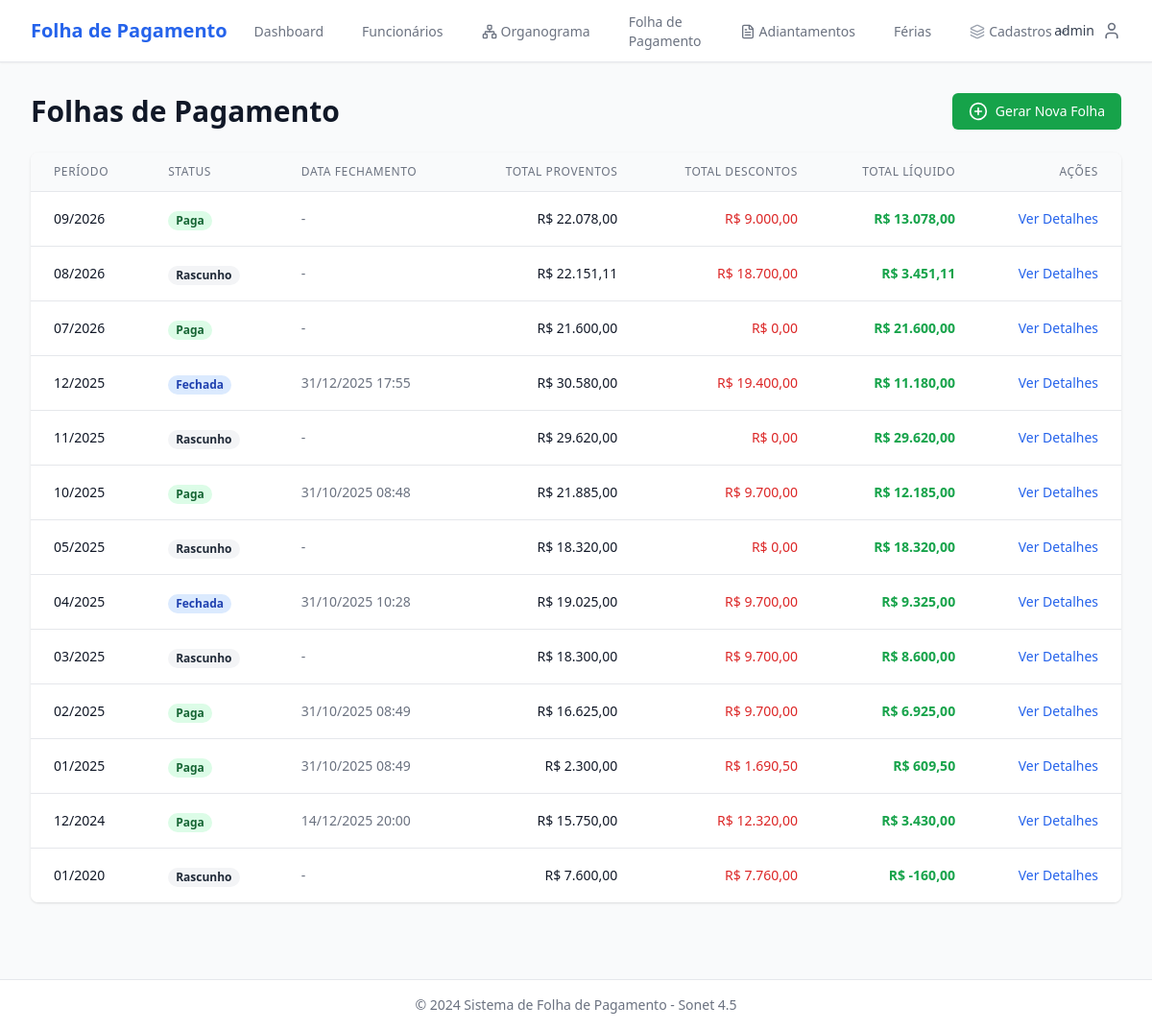
Page /folha/ (signed in) on the earlier database version.
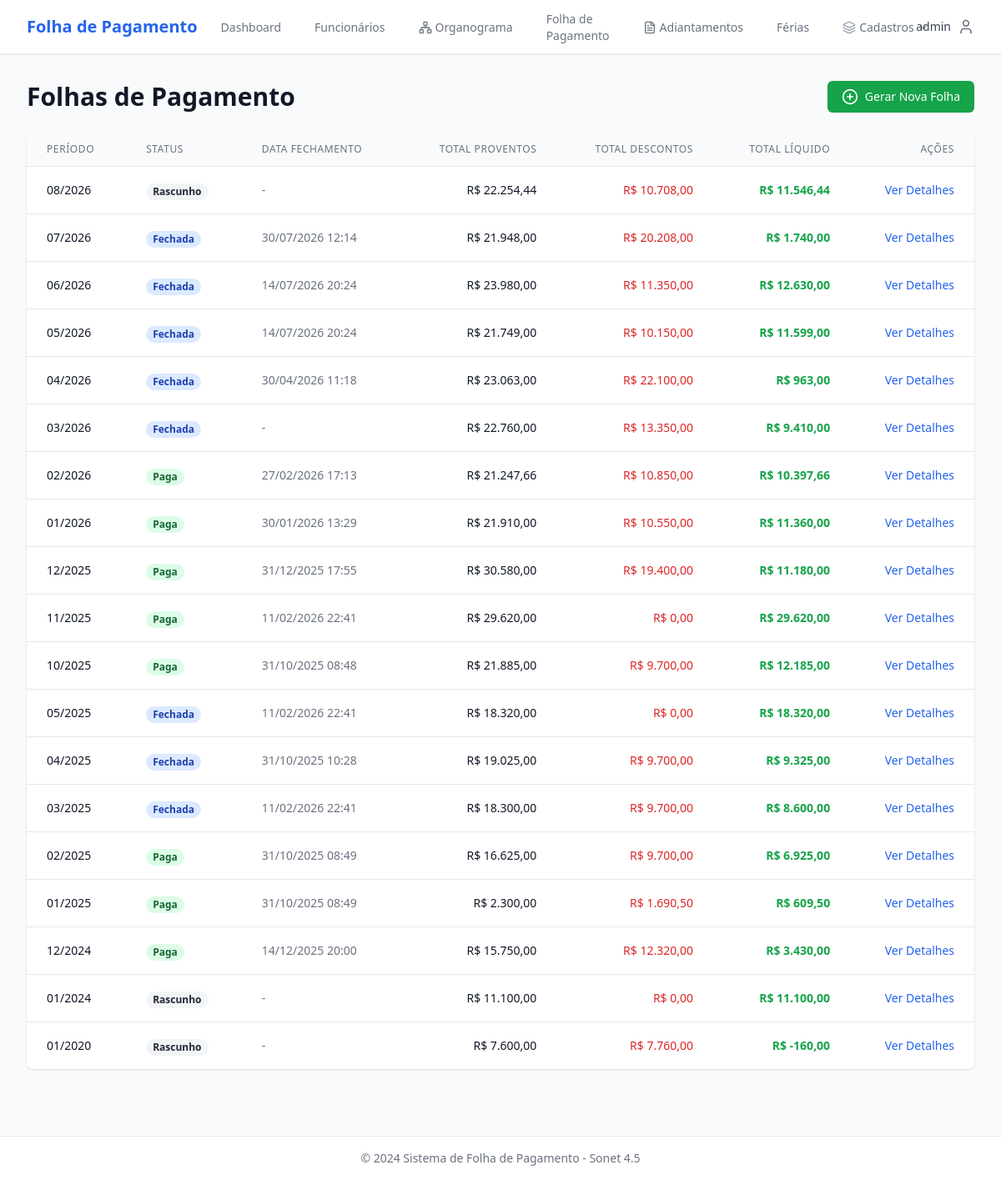
Same page on the later database version.
### folha/models.py (models this page shows, shortened)
class FolhaPagamento(TimeStampedModel):
    STATUS_CHOICES = [
        ('R', 'Rascunho'),
        ('F', 'Fechada'),
        ('P', 'Paga'),
        ('C', 'Cancelada'),
    ]
    mes = models.IntegerField('Mês', validators=[MinValueValidator(1)])
    ano = models.IntegerField('Ano', validators=[MinValueValidator(2000)])
    data_fechamento = models.DateTimeField('Data de Fechamento', null=True, blank=True)
    status = models.CharField('Status', max_length=1, choices=STATUS_CHOICES, default='R')
    contratos_ativos = models.ManyToManyField(
        Contrato,
        verbose_name='Contratos Ativos',
        related_name='folhas',
        blank=True
    )
    observacoes = models.TextField('Observações', blank=True)
    class Meta:
        verbose_name = 'Folha de Pagamento'
        verbose_name_plural = 'Folhas de Pagamento'
        ordering = ['-ano', '-mes']
        unique_together = ['mes', 'ano']
    @property
    def periodo_referencia(self):
        return f"{self.mes:02d}/{self.ano}"
    @property
    def total_proventos(self):
        total = self.itens.filter(
            provento_desconto__tipo='P'
        ).aggregate(total=Sum('valor_lancado'))['total'] or Decimal('0.00')
        return total
    @property
    def total_descontos(self):
        total = self.itens.filter(
            provento_desconto__tipo='D'
        ).aggregate(total=Sum('valor_lancado'))['total'] or Decimal('0.00')
        return total
    @property
    def total_liquido(self):
        return self.total_proventos - self.total_descontos

### folha/views.py (the view)
# urls.py: path('', views.folha_list, name='list'),
@login_required
def folha_list(request):
    folhas = FolhaPagamento.objects.all().order_by('-ano', '-mes')
    context = {
        'folhas': folhas,
    }
    return render(request, 'folha/folha_list.html', context)

### templates/folha/folha_list.html (shortened to what this page needs)
{% extends 'base.html' %}
{% block content %}
<div class="space-y-6">
    <div class="flex justify-between items-center">
        <h1 class="text-3xl font-bold text-gray-900">Folhas de Pagamento</h1>
        <a href="{% url 'folha:gerar' %}" class="inline-flex items-center px-4 py-2 border border-transparent text-sm font-medium rounded-md shadow-sm text-white bg-green-600 hover:bg-green-700">
            <i data-lucide="plus-circle" class="w-5 h-5 mr-2"></i>
            Gerar Nova Folha
        </a>
    </div>
    <div class="bg-white shadow rounded-lg overflow-hidden">
        <table class="min-w-full divide-y divide-gray-200">
            <thead class="bg-gray-50">
                <tr>
                    <th class="px-6 py-3 text-left text-xs font-medium text-gray-500 uppercase tracking-wider">Período</th>
                    <th class="px-6 py-3 text-left text-xs font-medium text-gray-500 uppercase tracking-wider">Status</th>
                    <th class="px-6 py-3 text-left text-xs font-medium text-gray-500 uppercase tracking-wider">Data Fechamento</th>
                    <th class="px-6 py-3 text-right text-xs font-medium text-gray-500 uppercase tracking-wider">Total Proventos</th>
                    <th class="px-6 py-3 text-right text-xs font-medium text-gray-500 uppercase tracking-wider">Total Descontos</th>
                    <th class="px-6 py-3 text-right text-xs font-medium text-gray-500 uppercase tracking-wider">Total Líquido</th>
                    <th class="px-6 py-3 text-right text-xs font-medium text-gray-500 uppercase tracking-wider">Ações</th>
                </tr>
            </thead>
            <tbody class="bg-white divide-y divide-gray-200">
                {% for folha in folhas %}
                <tr class="hover:bg-gray-50">
                    <td class="px-6 py-4 whitespace-nowrap">
                        <div class="text-sm font-medium text-gray-900">{{ folha.periodo_referencia }}</div>
                    </td>
                    <td class="px-6 py-4 whitespace-nowrap">
                        {% if folha.status == 'R' %}
                            <span class="px-2 inline-flex text-xs leading-5 font-semibold rounded-full bg-gray-100 text-gray-800">Rascunho</span>
                        {% elif folha.status == 'F' %}
                            <span class="px-2 inline-flex text-xs leading-5 font-semibold rounded-full bg-blue-100 text-blue-800">Fechada</span>
                        {% elif folha.status == 'P' %}
                            <span class="px-2 inline-flex text-xs leading-5 font-semibold rounded-full bg-green-100 text-green-800">Paga</span>
                        {% else %}
                            <span class="px-2 inline-flex text-xs leading-5 font-semibold rounded-full bg-red-100 text-red-800">Cancelada</span>
                        {% endif %}
                    </td>
                    <td class="px-6 py-4 whitespace-nowrap text-sm text-gray-500">
                        {{ folha.data_fechamento|date:"d/m/Y H:i"|default:"-" }}
                    </td>
                    <td class="px-6 py-4 whitespace-nowrap text-sm text-right text-gray-900 font-medium">
                        R$ {{ folha.total_proventos|floatformat:2 }}
                    </td>
                    <td class="px-6 py-4 whitespace-nowrap text-sm text-right text-red-600 font-medium">
                        R$ {{ folha.total_descontos|floatformat:2 }}
                    </td>
                    <td class="px-6 py-4 whitespace-nowrap text-sm text-right text-green-600 font-bold">
                        R$ {{ folha.total_liquido|floatformat:2 }}
                    </td>
                    <td class="px-6 py-4 whitespace-nowrap text-right text-sm font-medium">
                        <a href="{% url 'folha:detail' folha.pk %}" class="text-blue-600 hover:text-blue-900">Ver Detalhes</a>
                    </td>
                </tr>
                {% empty %}
                <tr>
                    <td colspan="7" class="px-6 py-4 text-center text-sm text-gray-500">Nenhuma folha de pagamento encontrada.</td>
                </tr>
                {% endfor %}
            </tbody>
        </table>
    </div>
</div>
{% endblock %}

### templates/base.html (shortened to what this page needs)
{% load static %}
<!DOCTYPE html>
<html lang="pt-BR">
<head>
    <script src="https://cdn.tailwindcss.com"></script>
</head>
<body class="bg-gray-50 min-h-screen">
    <nav class="bg-white shadow-sm border-b border-gray-200">
        <div class="max-w-7xl mx-auto px-4 sm:px-6 lg:px-8">
            <div class="flex justify-between h-16">
                <div class="flex">
                    <div class="flex-shrink-0 flex items-center">
                        <h1 class="text-xl font-bold text-blue-600">Folha de Pagamento</h1>
                    </div>
                    <div class="hidden sm:ml-6 sm:flex sm:space-x-8">
                        <a href="{% url 'core:dashboard' %}" class="border-transparent text-gray-500 hover:border-gray-300 hover:text-gray-700 inline-flex items-center px-1 pt-1 border-b-2 text-sm font-medium">
                            Dashboard
                        </a>
                        <a href="{% url 'funcionarios:list' %}" class="border-transparent text-gray-500 hover:border-gray-300 hover:text-gray-700 inline-flex items-center px-1 pt-1 border-b-2 text-sm font-medium">
                            Funcionários
                        </a>
                        <a href="{% url 'funcionarios:organograma' %}" class="border-transparent text-gray-500 hover:border-gray-300 hover:text-gray-700 inline-flex items-center px-1 pt-1 border-b-2 text-sm font-medium">
                            <i data-lucide="network" class="w-4 h-4 mr-1"></i>
                            Organograma
                        </a>
                        <a href="{% url 'folha:list' %}" class="border-transparent text-gray-500 hover:border-gray-300 hover:text-gray-700 inline-flex items-center px-1 pt-1 border-b-2 text-sm font-medium">
                            Folha de Pagamento
                        </a>
                        <a href="{% url 'funcionarios:adiantamento_list' %}" class="border-transparent text-gray-500 hover:border-gray-300 hover:text-gray-700 inline-flex items-center px-1 pt-1 border-b-2 text-sm font-medium">
                            <i data-lucide="file-text" class="w-4 h-4 mr-1"></i>
                            Adiantamentos
                        </a>
                        <a href="{% url 'funcionarios:ferias_list' %}" class="border-transparent text-gray-500 hover:border-gray-300 hover:text-gray-700 inline-flex items-center px-1 pt-1 border-b-2 text-sm font-medium">
                            Férias
                        </a>
                        <div class="relative inline-flex items-center" x-data="{ openCadastros: false }">
                            <button @click="openCadastros = !openCadastros" type="button" class="border-transparent text-gray-500 hover:border-gray-300 hover:text-gray-700 inline-flex items-center px-1 pt-1 border-b-2 text-sm font-medium focus:outline-none">
                                <i data-lucide="layers" class="w-4 h-4 mr-1 text-gray-400"></i>
                                Cadastros
                                <i data-lucide="chevron-down" class="w-3.5 h-3.5 ml-1 text-gray-400"></i>
                            </button>
                        </div>
                    </div>
                </div>
                <div class="flex items-center">
                    {% if user.is_authenticated %}
                        <div class="ml-3 relative" x-data="{ open: false }">
                            <button @click="open = !open" class="flex items-center text-sm focus:outline-none focus:ring-2 focus:ring-offset-2 focus:ring-blue-500 rounded-full">
                                <span class="text-gray-700 mr-2">{{ user.username }}</span>
                                <i data-lucide="user" class="w-5 h-5 text-gray-500"></i>
                            </button>
                        </div>
                    {% endif %}
                </div>
            </div>
        </div>
    </nav>
    <main class="max-w-7xl mx-auto px-4 sm:px-6 lg:px-8 py-8">
        {% block content %}{% endblock %}
    </main>
    <footer class="bg-white border-t border-gray-200 mt-12">
        <div class="max-w-7xl mx-auto px-4 sm:px-6 lg:px-8 py-4">
            <p class="text-center text-sm text-gray-500">
                © 2024 Sistema de Folha de Pagamento - Sonet 4.5
            </p>
        </div>
    </footer>
</body>
</html>

Differences in the rows shown:
removed FolhaPagamento: periodo_referencia "08/2026", status "Rascunho", data_fechamento "-", total_proventos "22.151,11", total_descontos "18.700,00", total_liquido "3.451,11"
removed FolhaPagamento: periodo_referencia "07/2026", status "Paga", data_fechamento "-", total_proventos "21.600,00", total_descontos "0,00", total_liquido "21.600,00"
added FolhaPagamento: periodo_referencia "08/2026", status "Rascunho", data_fechamento "-", total_proventos "22.254,44", total_descontos "10.708,00", total_liquido "11.546,44"
added FolhaPagamento: periodo_referencia "07/2026", status "Fechada", data_fechamento "30/07/2026 12:14", total_proventos "21.948,00", total_descontos "20.208,00", total_liquido "1.740,00"
added FolhaPagamento: periodo_referencia "06/2026", status "Fechada", data_fechamento "14/07/2026 20:24", total_proventos "23.980,00", total_descontos "11.350,00", total_liquido "12.630,00"
added FolhaPagamento: periodo_referencia "05/2026", status "Fechada", data_fechamento "14/07/2026 20:24", total_proventos "21.749,00", total_descontos "10.150,00", total_liquido "11.599,00"
added FolhaPagamento: periodo_referencia "04/2026", status "Fechada", data_fechamento "30/04/2026 11:18", total_proventos "23.063,00", total_descontos "22.100,00", total_liquido "963,00"
changed FolhaPagamento (number 6 of 19 on the later page): periodo_referencia "09/2026" → "03/2026"; total_proventos "22.078,00" → "22.760,00"; total_descontos "9.000,00" → "13.350,00"; total_liquido "13.078,00" → "9.410,00"; status "Paga" → "Fechada"
added FolhaPagamento: periodo_referencia "02/2026", status "Paga", data_fechamento "27/02/2026 17:13", total_proventos "21.247,66", total_descontos "10.850,00", total_liquido "10.397,66"
added FolhaPagamento: periodo_referencia "01/2026", status "Paga", data_fechamento "30/01/2026 13:29", total_proventos "21.910,00", total_descontos "10.550,00", total_liquido "11.360,00"
changed FolhaPagamento (number 9 of 19 on the later page): status "Fechada" → "Paga"
changed FolhaPagamento (number 10 of 19 on the later page): data_fechamento "-" → "11/02/2026 22:41"; status "Rascunho" → "Paga"
changed FolhaPagamento "18.320,00": data_fechamento "-" → "11/02/2026 22:41"; status "Rascunho" → "Fechada"
changed FolhaPagamento (number 14 of 19 on the later page): data_fechamento "-" → "11/02/2026 22:41"; status "Rascunho" → "Fechada"
added FolhaPagamento: periodo_referencia "01/2024", status "Rascunho", data_fechamento "-", total_proventos "11.100,00", total_descontos "0,00", total_liquido "11.100,00"
